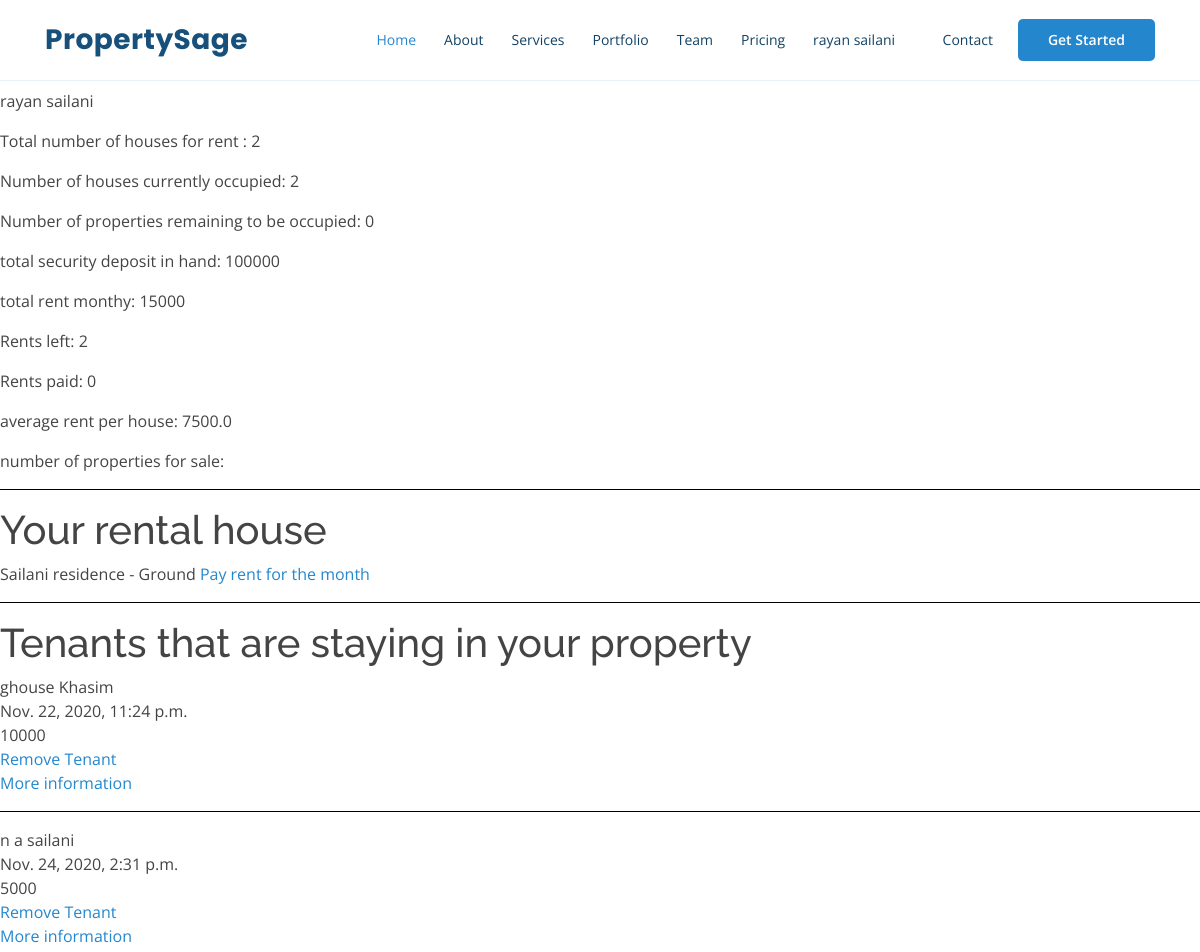
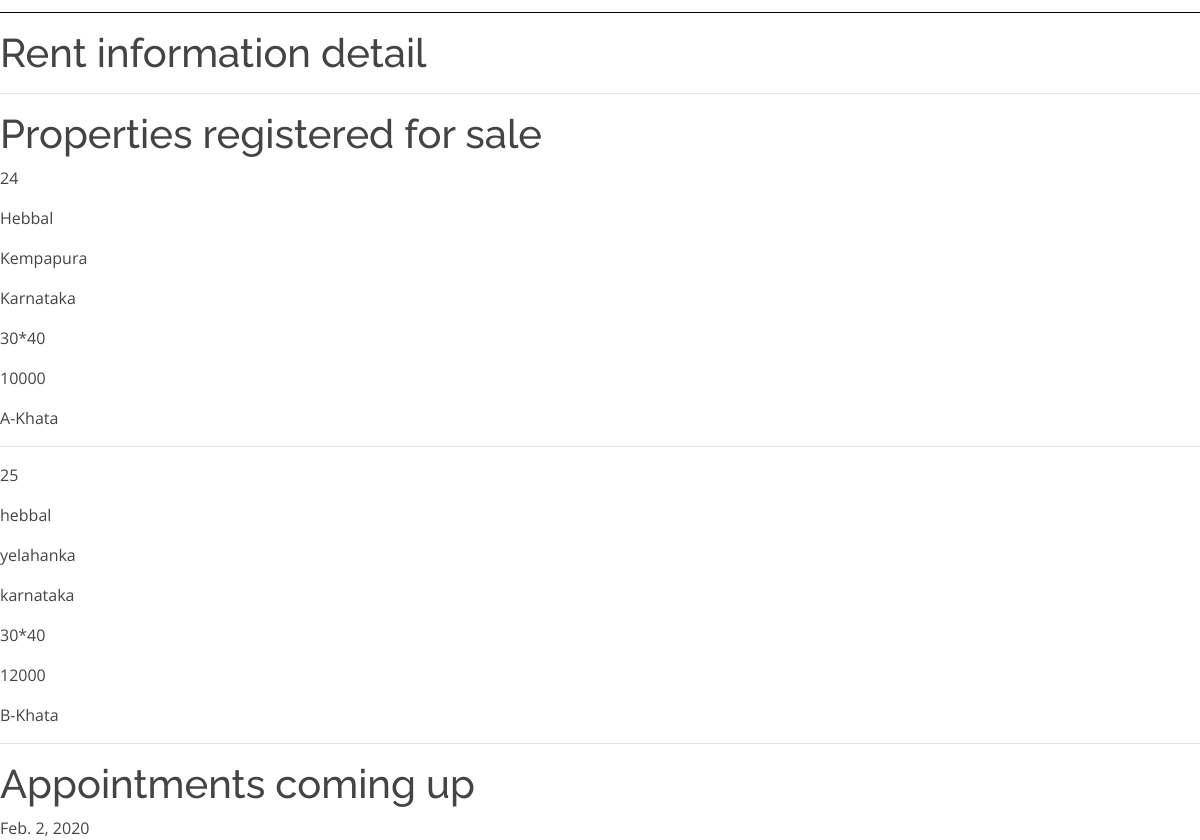
Screenshot of /users/dashboard/ (signed in) with the database file from the repository (2 pictures, top to bottom).
### accounts/models.py (models this page shows, shortened)
class Account(AbstractBaseUser):
    email = models.EmailField(verbose_name="email", max_length=60, unique=True)
    username = models.CharField(max_length=60)
    address = models.TextField()
    ph_no = models.CharField(verbose_name="Phone number", max_length=10)
    is_ppty_owner = models.BooleanField(default=False)
    is_tenant = models.BooleanField(default=False)
    date_joined = models.DateTimeField(
        verbose_name='date joined', auto_now_add=True)
    last_login = models.DateTimeField(verbose_name='last login', auto_now=True)
    is_admin = models.BooleanField(default=False)
    is_active = models.BooleanField(default=True)
    is_staff = models.BooleanField(default=False)
    is_superuser = models.BooleanField(default=False)
    USERNAME_FIELD = 'email'
    REQUIRED_FIELDS = ['username', 'address', 'ph_no']
    def __str__(self):
        return self.username
    objects = MyAccountManager()

### users/models.py (models this page shows, shortened)
class Tenant(models.Model):
    property_owner = models.ForeignKey(
        Account, default=None, related_name="owner_name", on_delete=models.CASCADE)
    tenant = models.ForeignKey(
        User,  default=None, on_delete=models.CASCADE)
    property = models.ForeignKey(
        PropertyForRent, default=None, on_delete=models.CASCADE)
    aadhar_no = models.CharField(max_length=12)
    acc_no = models.CharField(max_length=16)
    ifsc_code = models.CharField(max_length=11, default='xxxxxxxxxxx')
    address_proof = models.ImageField(
        default='address_proofs/default.jpg', upload_to='address_proofs/')
    start_date = models.DateTimeField(
        auto_now_add=True)
    class Meta:
        verbose_name = "Tenant"
        verbose_name_plural = "Tenants"

### properties/models.py (models this page shows, shortened)
class PropertyForRent(models.Model):
    owner = models.ForeignKey(User, default=None, on_delete=models.CASCADE)
    property_name = models.CharField(max_length=30)
    address = models.TextField()
    floor_no = models.CharField(blank=True, default="Ground", max_length=10)
    no_rooms = models.IntegerField()
    rent = models.IntegerField()
    security_deposit = models.IntegerField(default=0)
    is_occupied = models.BooleanField(default=False)
    image1 = models.ImageField(
        default='house_images/house.jpg', upload_to='house_images/')
    image2 = models.ImageField(
        default='house_images/house.jpg', upload_to='house_images/')
    image3 = models.ImageField(
        default='house_images/house.jpg', upload_to='house_images/')
    image4 = models.ImageField(
        default='house_images/house.jpg', upload_to='house_images/')
    def __str__(self):
        return self.property_name + ' - ' + self.floor_no
    class Meta:
        verbose_name = "Property"
        verbose_name_plural = "Properties for Rent"

class PropertyForSale(models.Model):
    khata = (
        ("A", "A-Khata"),
        ("B", "B-Khata"),
    )
    owner = models.ForeignKey(User, default=None, on_delete=models.CASCADE)
    no = models.IntegerField()
    locality = models.CharField(max_length=50)
    area = models.CharField(max_length=50)
    city = models.CharField(max_length=50)
    state = models.CharField(max_length=50)
    width = models.IntegerField()
    length = models.IntegerField()
    cost_sqft = models.IntegerField()
    ceritification = models.CharField(
        choices=khata, default="B-Khata", max_length=8)
    class Meta:
        verbose_name = "Property"
        verbose_name_plural = "Properties for Sale"

class Appointment(models.Model):
    owner = models.ForeignKey(
        User, related_name="ppty_owner", default=None, on_delete=models.CASCADE)
    user = models.ForeignKey(User, default=None, on_delete=models.CASCADE)
    property = models.ForeignKey(
        PropertyForSale, default=None, on_delete=models.CASCADE)
    date_appointement = models.DateField()
    time_appointment = models.TimeField()
    class Meta:
        verbose_name = "Appointment"
        verbose_name_plural = "Appointments"

### users/views.py (the view)
# urls.py: path('dashboard/', views.dashboard_view, name='dashboard'),
@login_required(login_url="/accounts/login/")
def dashboard_view(request):
    context = {}
    tenants = Tenant.objects.filter(property_owner=request.user)
    rents = {
    }
    try:
        rental_house = Tenant.objects.get(tenant=request.user)
        payment_status = RentPayment.objects.filter(
            month_of=datetime.date.today().month)
        print(payment_status)
        payment_status = payment_status.get(sender=request.user)
        if payment_status.rent_paid == True:
            context['rent_status'] = True
    except Tenant.DoesNotExist:
        rental_house = None
    except RentPayment.DoesNotExist:
        context['rent_status'] = False
    properties = PropertyForRent.objects.filter(owner=request.user)
    unoccupied_houses = properties.filter(is_occupied=False)
    appointments = Appointment.objects.filter(owner=request.user)
    context['appointments'] = appointments
    rents_done = 0
    rents_left = 0
    occupied_houses = PropertyForRent.objects.filter(
        owner=request.user).filter(is_occupied=True)
    rents_current_owner = RentPayment.objects.filter(
        reciever=request.user).filter(month_of=datetime.date.today().month)
    rents_done = rents_current_owner.count()
    rents_left = occupied_houses.count() - rents_done
    context['rents_done'] = rents_done
    context['rents_left'] = rents_left
    context['rents'] = rents_current_owner
    no_properties_total = properties.count()
    no_properties_occupied = occupied_houses.count()
    no_properties_unoccupied = unoccupied_houses.count()
    total_rent = 0
    total_deposit = 0
    average_rent = 0
    for x in occupied_houses:
        total_rent += x.rent
        total_deposit += x.security_deposit
    try:
        average_rent = total_rent/no_properties_occupied
    except:
        average_rent = 0
    context['average_rent'] = average_rent
    context['total_deposit'] = total_deposit
    context['no_properties_unoccupied'] = no_properties_unoccupied
    context['no_properties_occupied'] = no_properties_occupied
    context['total_properties_rent'] = no_properties_total
    context['rental_house'] = rental_house
    context['tenants'] = tenants
    context['unoccupied_houses'] = unoccupied_houses
    context['total_rent'] = total_rent
    sale_houses = PropertyForSale.objects.filter(owner=request.user)
    context['houses'] = sale_houses
    return render(request, 'users/dashboard.html', context)

### users/templates/users/dashboard.html (shortened to what this page needs)
{% extends 'base.html' %}
{% block content %}
<h1>user details</h1>
<p>{{request.user.username}}</p>
{% if request.user.is_ppty_owner %}
<p>Total number of houses for rent : {{total_properties_rent}}</p>
<p>Number of houses currently occupied: {{no_properties_occupied}}</p>
<p>Number of properties remaining to be occupied: {{no_properties_unoccupied}}</p>
<p>total security deposit in hand: {{total_deposit}} </p>
<p>total rent monthy: {{total_rent}} </p>
<p>Rents left: {{rents_left}}</p>
<p>Rents paid: {{rents_done}}</p>
<p>average rent per house: {{average_rent}} </p>
{% endif %}
<p>number of properties for sale: </p>
<hr style="background-color: black;">
{% if rental_house %}
<h1>Your rental house </h1>
{{ rental_house.property }}
{% if rent_status  %}
<p>Rent paid </p>
{% else %}
<a href="{% url 'payment_rent' %}">Pay rent for the month</a>
{% endif %}
<hr style="background-color: black;">
{% endif %}
{% if tenants %}
<h1>Tenants that are staying in your property</h1>
{% for tenant in tenants  %}
{{tenant.tenant}}
<br>
{{tenant.start_date}}
<br>
{{tenant.property.rent}}
<br>
<a href="{% url 'remove_tenant' tenant.id %}">Remove Tenant</a><br>
<a href="{% url 'tenant_detail' tenant.id %}">More information</a><br>
<hr style="background-color: black;">
{% endfor %}
<h1>Rent information detail</h1>
{% endif %}
<hr>
<h1>Properties registered for sale</h1>
{% if  houses %}
{% for house in houses %}
<p>{{house.no}}</p>
<p>{{house.locality}}</p>
<p>{{house.area}}</p>
<p>{{house.state}}</p>
<p>{{house.width}}*{{house.length}}</p>
<p>{{house.cost_sqft}}</p>
<p>{{house.ceritification}}-Khata</p>
<hr>
{% endfor %}
{% endif %}
<h1>Appointments coming up</h1>
{% for appointment in appointments %}
{{appointment.date_appointement}}
{% endfor %}
{% endblock %}

### templates/base.html (shortened to what this page needs)
{% load static %}
<!DOCTYPE html>
<html lang="en">
<head>
    <link rel="stylesheet" href="{% static '' %}">
    <link rel="stylesheet" href="{% static 'vendor/bootstrap/css/bootstrap.min.css' %}">
    <link rel="stylesheet" href="{% static 'vendor/icofont/icofont.min.css' %}">
    <link rel="stylesheet" href="{% static 'vendor/boxicons/css/boxicons.min.css' %}">
    <link rel="stylesheet" href="{% static 'vendor/remixicon/remixicon.css' %}">
    <link rel="stylesheet" href="{% static 'vendor/venobox/venobox.css' %}">
    <link rel="stylesheet" href="{% static 'vendor/owl.carousel/assets/owl.carousel.min.css' %}">
    <link rel="stylesheet" href="{% static 'vendor/aos/aos.css' %}">
    <link rel="stylesheet" href="{% static 'css/style.css' %}">
</head>
<body>
    <header id="header" class="fixed-top">
        <div class="container d-flex align-items-center">
            <h1 class="logo mr-auto"><a href="#" style="font-weight: bold;">PropertySage</a></h1>
            <nav class="nav-menu d-none d-lg-block">
                <ul>
                    <li class="active"><a href="index.html">Home</a></li>
                    <li><a href="#about">About</a></li>
                    <li><a href="#services">Services</a></li>
                    <li><a href="#portfolio">Portfolio</a></li>
                    <li><a href="#team">Team</a></li>
                    <li><a href="#pricing">Pricing</a></li>
                    <li class="drop-down"><a href="">
                            {% if request.user.is_authenticated %}
                            {{request.user.username}}
                            {% else %}
                            Accounts
                            {% endif %}
                        </a>
                    </li>
                    <li><a href="#contact">Contact</a></li>
                </ul>
            </nav>
            <a href="#about" class="get-started-btn scrollto">Get Started</a>
        </div>
    </header>
    {% block content %}
    {% endblock %}
</body>
</html>

### assets/css/style.css (style rules this page uses)
body { font-family: "Open Sans", sans-serif; color: #444444; }
a { color: #2487ce; }
h1, h2, h3, h4, h5, h6 { font-family: "Raleway", sans-serif; }
#header { transition: all 0.5s; background: #fff; z-index: 997; padding: 15px 0; border-bottom: 1px solid #e6f2fb; }
#header .logo { font-size: 28px; margin: 0; padding: 0; line-height: 1; font-weight: 300; letter-spacing: 0.5px; font-family: "Poppins", sans-serif; }
#header .logo a { color: #16507b; }
.nav-menu ul { margin: 0; padding: 0; list-style: none; }
.nav-menu > ul { display: flex; }
.nav-menu > ul > li { position: relative; white-space: nowrap; padding: 14px 0 14px 28px; }
.nav-menu a { display: block; position: relative; color: #124265; transition: 0.3s; font-size: 14px; font-family: "Open Sans", sans-serif; }
.nav-menu a:hover, .nav-menu .active > a, .nav-menu li:hover > a { color: #2487ce; }
.nav-menu .drop-down > a:after { content: "\ea99"; font-family: IcoFont; padding-left: 5px; }
.get-started-btn { margin-left: 25px; background: #2487ce; color: #fff; border-radius: 5px; padding: 10px 30px 11px 30px; white-space: nowrap; transition: 0.3s; font-size: 14px; font-weight: 600; display: inline-block; }
.mobile-nav { position: fixed; top: 55px; right: 15px; bottom: 15px; left: 15px; z-index: 9999; overflow-y: auto; background: #fff; transition: ease-in-out 0.2s; opacity: 0; visibility: hidden; border-radius: 10px; padding: 10px 0; }
.mobile-nav * { margin: 0; padding: 0; list-style: none; }
.mobile-nav a { display: block; position: relative; color: #124265; padding: 10px 20px; font-weight: 500; outline: none; }
.mobile-nav a:hover, .mobile-nav .active > a, .mobile-nav li:hover > a { color: #2487ce; text-decoration: none; }
.mobile-nav .drop-down > a:after { content: "\ea99"; font-family: IcoFont; padding-left: 10px; position: absolute; right: 15px; }
.mobile-nav .drop-down > a { padding-right: 35px; }

### rows the page displays
Account: user.username "rayan sailani"
Tenant: property "Sailani residence - Ground"
Tenant: tenant "ghouse Khasim", start_date "Nov. 22, 2020, 11:24 p.m.", property.rent "10000"
Tenant: tenant "n a sailani", start_date "Nov. 24, 2020, 2:31 p.m.", property.rent "5000"
PropertyForSale: no "24", locality "Hebbal", area "Kempapura", state "Karnataka", width "30", length "40", cost_sqft "10000", ceritification "A"
PropertyForSale: no "25", locality "hebbal", area "yelahanka", state "karnataka", width "30", length "40", cost_sqft "12000", ceritification "B"
Appointment: date_appointement "Feb. 2, 2020"

### other values shown
{{ total_properties_rent }} "2"
{{ no_properties_occupied }} "2"
{{ no_properties_unoccupied }} "0"
{{ total_deposit }} "100000"
{{ total_rent }} "15000"
{{ rents_left }} "2"
{{ rents_done }} "0"
{{ average_rent }} "7500.0"
